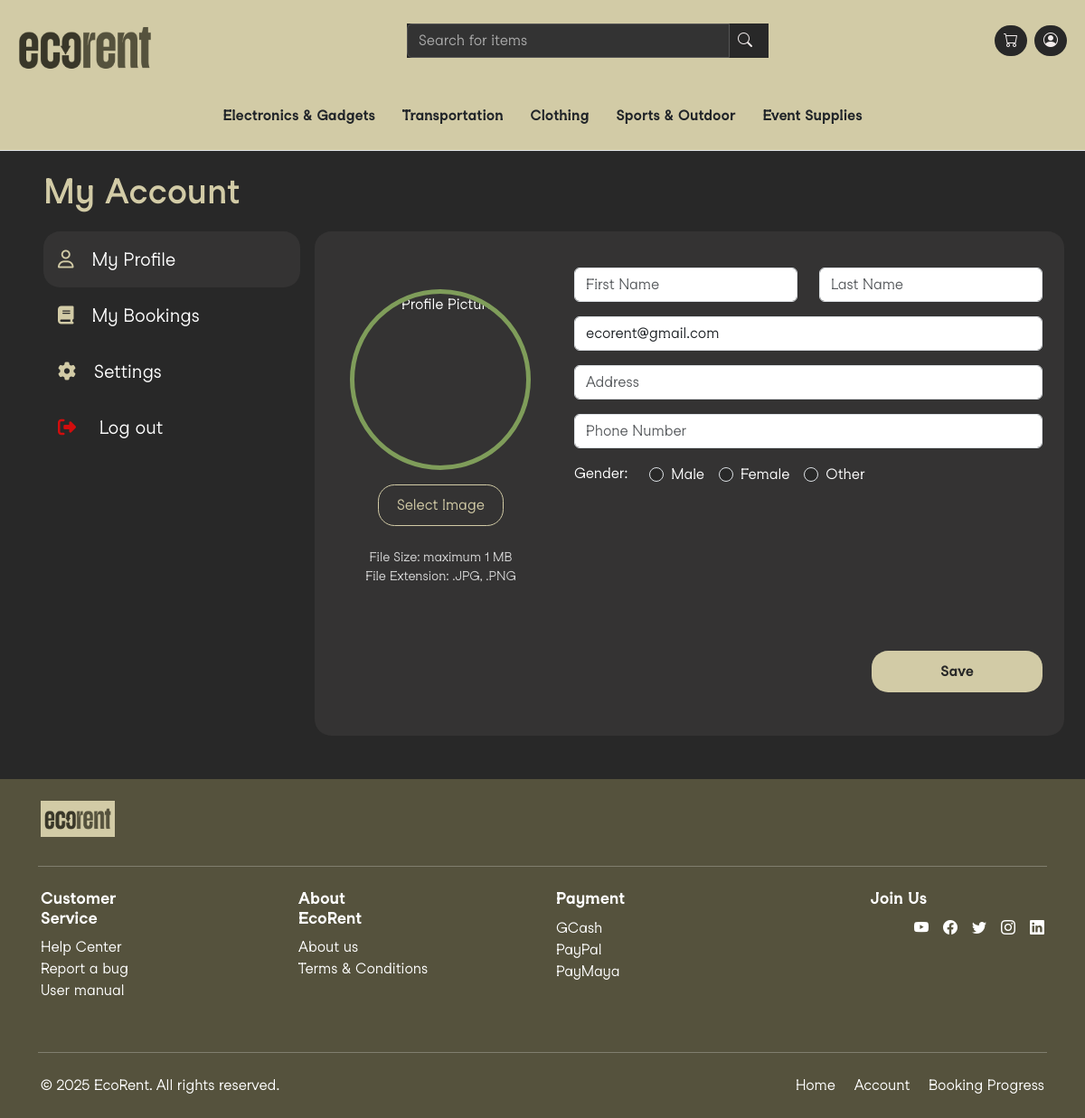
Page /my-account.php (signed in) on the committed database.
### tables this page shows
CREATE TABLE `categories` (
  `categoryID` int(4) NOT NULL,
  `categoryName` varchar(128) NOT NULL
);

CREATE TABLE `users` (
  `userID` int(4) NOT NULL,
  `firstName` varchar(20) NOT NULL,
  `lastName` varchar(15) NOT NULL,
  `email` varchar(64) NOT NULL,
  `password` varchar(1024) NOT NULL,
  `status` varchar(10) NOT NULL,
  `gender` varchar(10) NOT NULL,
  `contactNumber` varchar(15) NOT NULL,
  `address` varchar(50) NOT NULL,
  `accountCreationDate` date NOT NULL DEFAULT current_timestamp(),
  `accountUpdatedDate` date NOT NULL DEFAULT current_timestamp(),
  `profilePicture` varchar(20) NOT NULL,
  `role` varchar(100) DEFAULT 'user'
);

### connect.php (called while the page is built, shortened)
<?php
  function executeQuery($query){
    $conn = $GLOBALS['conn'];
    return mysqli_query($conn, $query);
  }
?>

### shared/processes/file-upload-process.php (called while the page is built, shortened)
<?php
include_once(__DIR__ . "/../../connect.php");
$userID = $_COOKIE['userID'] ?? $_COOKIE['userCredentials'] ?? null;
$uploadProfileQuery = "SELECT profilePicture FROM users WHERE userID = $userID;";
$uploadResult = executeQuery($uploadProfileQuery);
while($row = mysqli_fetch_assoc($uploadResult)){
    $pfpfileame = $row['profilePicture'];
}

### shared/processes/profile-process.php (called while the page is built, shortened)
<?php
if (isset($_COOKIE["userID"])) {
    $userID = $_COOKIE["userID"];
    $getUserInfoQuery = "SELECT firstName, lastName, email, contactNumber, gender, address FROM users WHERE userID = $userID";
} else if (isset($_COOKIE["userCredentials"])) {
    $userID = $_COOKIE["userCredentials"];
    $getUserInfoQuery = "SELECT firstName, lastName, email, contactNumber, gender, address FROM users WHERE userID = $userID";
}
$getUserInfoResult = executeQuery($getUserInfoQuery);
if (mysqli_num_rows($getUserInfoResult) > 0) {
    $userInfoArray = mysqli_fetch_assoc($getUserInfoResult);
}
?>

### my-account.php (shortened to what this page needs)
<?php
include("shared/processes/file-upload-process.php");
include("shared/processes/profile-process.php");
?>
<!doctype html>
<html lang="en">
<head>
    <link href="https://cdn.jsdelivr.net/npm/bootstrap@5.3.3/dist/css/bootstrap.min.css" rel="stylesheet"
>
    <link href="https://cdn.jsdelivr.net/npm/bootstrap-icons/font/bootstrap-icons.css" rel="stylesheet">
    <link rel="stylesheet" href="https://cdnjs.cloudflare.com/ajax/libs/font-awesome/4.7.0/css/font-awesome.min.css">
    <link rel="stylesheet" href="shared/assets/css/style.css">
    <link rel="stylesheet" href="shared/assets/css/footerNav.css">
    <link rel="stylesheet" href="shared/assets/css/my-account.css">
    <link rel="stylesheet" href="shared/assets/css/modal.css">
    <link rel="stylesheet" href="shared/assets/css/elastic-tab.css">
    <link rel="stylesheet" href="shared/assets/font/font.css">
</head>
<body id="my-account-page">
    <?php include 'shared/components/navbar.php'; ?>
    <div class="base ps-2 ps-lg-5">
        <div class="title py-3">
            My Account
        </div>
        <div class="sidebar pe-3" id="sideBar">
            <div class="navigations">
                <div class="nav-button profile p-3" id="btn1" onclick="showContent('btn1')">
                    <i class="fa-regular fa-user pe-1 "></i><span class="nav-text-side text-start ps-3 ps-sm-3">My
                        Profile</span>
                </div>
                <div class="nav-button bookings p-3" id="btn2" onclick="showContent('btn2')">
                    <i class="fa-solid fa-book pe-1 "></i><span class="nav-text-side text-start ps-3 ps-sm-3">My
                        Bookings</span>
                </div>
                <div class="nav-button settings p-3" id="btn3" onclick="showContent('btn3')">
                    <i class="fa-solid fa-gear pe-1 "></i><span
                        class="nav-text-side text-start ps-3 ps-sm-3">Settings</span>
                </div>
                <div class="nav-button logout p-3" id="btn4" data-bs-toggle="modal" data-bs-target="#logoutModal">
                    <i class="fa-solid fa-right-from-bracket logout-icon pe-1"></i>
                    <span class="nav-text-side text-start ps-3 ps-sm-3">Log out</span>
                </div>
            </div>
        </div>
        <div class="main-content mb-5">
            <form method="POST" id="profileForm" enctype="multipart/form-data">
                <div class="content-card profile p-3" id="container1">
                    <div class="content">
                        <div class="my-profile d-block pe-2 pt-2 rounded-4">
                            <div class="row my-3">
                                <div class="col-12 col-lg-4 text-center d-flex flex-column align-items-center mb-4">
                                        <img src="shared/assets/img/user/<?php echo $pfpfileame ?>"
                                            alt="Profile Picture"
                                            class="profile-pic rounded-circle border border-2 border-primary mb-3"
                                            style="width: 200px; height: 200px; object-fit: cover;">
                                        <button type="button" class="btn-select-img" id="selectImage">Select
                                            Image</button>
                                        <small class="d-block mt-4 size-info">File Size: maximum 1 MB</small>
                                        <small class="size-info">File Extension: .JPG, .PNG</small>
                                    </div>
                                <div class="col-12 col-md-8">
                                    <div class="row">
                                        <div class="col-md-6 col-12 mb-3">
                                            <input type="text" id="firstName" class="form-control" name="firstName"
                                                placeholder="First Name"
                                                value="<?php echo $userInfoArray['firstName'] ?? ''; ?>">
                                        </div>
                                        <div class="col-md-6 col-12 mb-3">
                                            <input type="text" id="lastName" class="form-control" name="lastName"
                                                placeholder="Last Name"
                                                value="<?php echo $userInfoArray['lastName'] ?? ''; ?>">
                                        </div>
                                    </div>
                                    <div class="col-12 col-md-12 mb-3">
                                        <input type="email" id="email" class="form-control" name="email"
                                            placeholder="Email" value="<?php echo $userInfoArray['email'] ?? ''; ?>">
                                    </div>
                                    <div class="col-12 col-md-12 mb-3">
                                        <input type="text" id="address" class="form-control" name="address"
                                            placeholder="Address"
                                            value="<?php echo $userInfoArray['address'] ?? ''; ?>">
                                    </div>
                                    <div class="col-12 col-md-12 mb-3">
                                        <input type="text" id="contactNumber" class="form-control" name="contactNumber"
                                            placeholder="Phone Number"
                                            value="<?php echo $userInfoArray['contactNumber'] ?? ''; ?>">
                                    </div>
                                    <div class="mb-4 d-flex align-items-center" id="gender-selection">
                                        <label class="form-label me-4 mb-1" for="gender">Gender:</label>
                                        <div class="form-check form-check-inline">
                                            <input class="form-check-input" type="radio" name="gender" value="Male"
                                                id="male" <?php echo ($userInfoArray['gender'] ?? '' == 'Male') ? 'checked' : ''; ?>>
                                            <label class="form-check-label" for="male">Male</label>
                                        </div>
                                        <div class="form-check form-check-inline">
                                            <input class="form-check-input" type="radio" name="gender" value="Female"
                                                id="female" <?php echo ($userInfoArray['gender'] ?? '' == 'Female') ? 'checked' : ''; ?>>
                                            <label class="form-check-label" for="female">Female</label>
                                        </div>
                                        <div class="form-check form-check-inline">
                                            <input class="form-check-input" type="radio" name="gender" value="Other"
                                                id="other" <?php echo ($userInfoArray['gender'] ?? '' == 'Other') ? 'checked' : ''; ?>>
                                            <label class="form-check-label" for="other">Other</label>
                                        </div>
                                    </div>
                                </div>
                                <div class="text-center text-md-end mt-5 mb-3">
                                    <button type="submit" name="btnSaveProfile" class="btn-save">Save</button>
                                </div>
                            </div>
                        </div>
                    </div>
                </div>
            </form>
        </div>
    </div>
    <?php include 'shared/components/footer.php'; ?>
</body>
</html>

### shared/components/navbar.php (shortened to what this page needs)
<?php
$categoryQuery = "SELECT * FROM categories";
$categoryResult = executeQuery($categoryQuery);
?>
<nav class="navbar navbar-expand-lg border-bottom py-2">
    <div class="container-fluid">
        <a class="navbar-brand d-flex align-items-center" href="./">
            <img src="shared/assets/img/system/ecorent-logo.png" alt="Logo" class="logo me-2">
        </a>
        <div class="collapse navbar-collapse" id="navbarContent">
            <form class="mx-auto w-100" action="listings.php" method="GET">
                <div class="input-group mx-auto mb-3">
                    <input type="text" name="search"
                        value="<?php echo isset($_GET['search']) ? htmlspecialchars($_GET['search']) : ''; ?>"
                        class="form-control dark-input" placeholder="Search for items">
                    <button class="navbar-btn" type="submit">
                        <i class="bi bi-search"></i>
                    </button>
                </div>
            </form>
            <div class="d-flex justify-content-center mb-3">
                <button class="navbar-btn rounded-5 me-2">
                    <i class="bi bi-cart"></i>
                </button>
                <a href="my-account.php">
                    <button class="navbar-btn rounded-5">
                        <i class="bi bi-person-circle"></i>
                    </button>
                </a>
            </div>
        </div>
    </div>
    <div class="nav2">
        <div class="container">
            <ul class="nav justify-content-center">
                <?php
                if (mysqli_num_rows($categoryResult) > 0) {
                    while ($category = mysqli_fetch_assoc($categoryResult)) { ?>
                        <form method="GET" id="submitCategory<?php echo $category['categoryID']; ?>">
                            <li class="nav-item">
                                <button class="nav-link text-dark"
                                    onclick="submitForm(<?php echo $category['categoryID']; ?>);">
                                    <?php echo $category['categoryName']; ?>
                                </button>
                            </li>
                        </form>
                <?php
                    }
                }
                ?>
            </ul>
        </div>
    </div>
</nav>

### shared/assets/css/style.css (style rules this page uses)
:root { --borderRadius: 18.3px; --btnBg: #929292; --rowBg: #343333; --font: 'Studio Feixen Variable', sans-serif; }
:root { --titleColor: #D2CBA6; --mainColor: #FFFFFF; --beige: #D2CBA6; --moss: #393729; --military: #55523D; --bgColor: #282828; --bgColor2: #3B3A3A; --bgColor3: #343333; --stroke: #454545; --green: #7F9D5A; --danger: #D10D0D; --mainFont: 'Studio Feixen Variable', sans-serif; --roundiness: 18.3px; --margin: 300px; }
body { font-family: var(--font); }

### shared/assets/css/footerNav.css (style rules this page uses)
.input-group { max-width: 400px; flex-grow: 1; justify-content: center; display: flex; background-color: #282828; }
.navbar { background-color: #D2CBA6; display: flex; align-items: center; flex-direction: column; }
.navbar .navbar-brand img { height: 80px; }
.navbar .navbar-btn { background-color: #282828; border: none; color: #f2ecec; margin-right: 8px; padding: 5px 10px; }
.d-flex.justify-content-center .navbar-btn { display: inline-flex; align-items: center; justify-content: center; }
.navbar .nav-link { font-size: 16px; color: #282828; text-decoration: none; padding: 8px 15px; }
.dark-input { background-color: #333; color: #f1f1f1; border: 1px solid #555; }
.dark-input::placeholder { color: #aaa; }
.nav2 { background-color: #D2CBA6; padding: 10px 0; width: 100%; }
.nav2 .container { max-width: 1200px; }
.nav2 .nav-item .nav-link { font-size: 16px; font-weight: bold; color: #282828; text-decoration: none; }

### shared/assets/css/my-account.css (style rules this page uses)
:root { --titleColor: #D2CBA6; --mainColor: #FFFFFF; --beige: #D2CBA6; --moss: #393729; --military: #55523D; --bgColor: #282828; --bgColor2: #3B3A3A; --bgColor3: #343333; --stroke: #454545; --green: #7F9D5A; --danger: #D10D0D; --mainFont: 'Studio Feixen Variable', sans-serif; --roundiness: 18.3px; --margin: 300px; }
body { background-color: var(--bgColor); font-family: var(--mainFont); }
.base { margin-bottom: 20px; }
.title { font-size: 38px; font-weight: 600; color: var(--beige); }
.sidebar { height: 100vh; width: var(--margin); position: absolute; }
.nav-button i { color: var(--beige); }
.nav-button .logout-icon { color: var(--danger); }
.navigations .nav-button { color: var(--mainColor); font-size: 20px; border-radius: var(--roundiness); }
.main-content { margin-left: var(--margin); margin-right: 2%; background-color: var(--bgColor3); height: 100%; border-radius: var(--roundiness); }
.main-content .content-card { color: var(--mainColor); padding-left: 25px; }
.title { display: flex; align-items: center; padding-top: 15px; }
.btn-select-img { border: 1px solid var(--beige); background-color: transparent; color: var(--beige); border-radius: var(--roundiness); padding-inline: 20px; padding-block: 10px; transition: ease-in 200ms; }
.profile-pic { border: 5px solid var(--green) !important; }
.size-info { color: #D5D5D5; }
.form-check-input { background-color: var(--bgColor); }
.btn-save, .btn-action { background-color: var(--beige); color: var(--bgColor); border-radius: var(--roundiness); padding-inline: 75px; padding-block: 10px; border: 1px solid transparent; font-weight: 700; transition: ease-in 200ms; }

### shared/assets/css/elastic-tab.css (style rules this page uses)
:root { --titleColor: #D2CBA6; --mainColor: #FFFFFF; --beige: #D2CBA6; --moss: #393729; --military: #55523D; --bgColor: #282828; --bgColor2: #3B3A3A; --bgColor3: #343333; --stroke: #454545; --green: #7F9D5A; --danger: #D10D0D; --mainFont: 'Studio Feixen Variable', sans-serif; --roundiness: 18.3px; --margin: 300px; }

### rows in the picture
categories: categoryName "Electronics & Gadgets"
categories: categoryName "Transportation"
categories: categoryName "Clothing"
categories: categoryName "Sports & Outdoor"
categories: categoryName "Event Supplies"
users: email "ecorent@gmail.com", gender "☐ Male", gender "☐ Female", gender "☐ Other"
